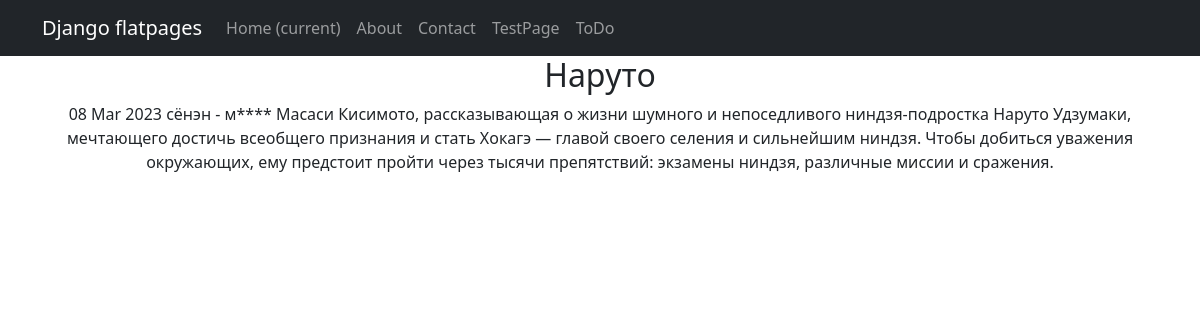
The page /news/2 on the database its author committed.
### news/models.py (models this page shows, shortened)
class Post(models.Model):
    author = models.ForeignKey("Author", on_delete=models.CASCADE)
    NEWS = 'NW'
    ARTICLE = "AR"
    CATEGORY_CHOICES = (
        (NEWS, 'Новость'),
        (ARTICLE, 'Статья')
    )
    category_choice = models.CharField(max_length=2, choices=CATEGORY_CHOICES, default=ARTICLE)
    time_creation = models.DateTimeField(auto_now_add=True)
    post_category = models.ManyToManyField(Category, through="PostCategory")
    title = models.CharField(max_length=64, unique=True)
    text = models.TextField()
    rating_post = models.IntegerField(default=0)

### news/views.py (the view)
# urls.py: path('<int:pk>', PostDetail.as_view())
class PostDetail(DetailView):
    model = Post
    template_name = 'post.html'
    context_object_name = 'post'

### news/templatetags/custom_filters.py (called while the page is built)
@register.filter()
def censor_text(text):
    for word in text.split():
        if word.lower() in CENSOR_WORDS:
            if word.lower() in CENSOR_WORDS:
                text = text.replace(word, f"{word[0]}{'*' * (len(word) -1)}")
    return text

@register.filter()
def censor_title(title):
    for word in title.split():
        if word.lower() in CENSOR_WORDS:
            if word.lower() in CENSOR_WORDS:
                title = title.replace(word, f"{word[0]}{'*' * (len(word) -1)}")
    return title

### templates/post.html (shortened to what this page needs)
{% extends 'flatpages/default.html' %}
{% load custom_filters %}
{% block content %}
    <tr>
        <td><h2>{{ post.title|censor_title}}</h2></td>
    </tr>
    <tr>
        <td>{{ post.time_creation|date:'d M Y'}}</td>
    </tr>
    <tr>
        <td>{{ post.text|censor_text }}</td>
    </tr>
{% endblock content %}

### rows shown on the page
Post: title|censor_title "Наруто", time_creation "08 Mar 2023", text|censor_text "сёнэн - м**** Масаси Кисимото, рассказывающая о жизни шумного и непоседливого ниндзя-подростка Наруто Удзумаки, мечтающего достичь всеобщего признания и стать Хокагэ — главой своего селения и сильнейшим ниндзя. Чтобы добиться уважения окружающих, ему предстоит пройти через тысячи препятствий: экзамены ниндзя, различные миссии и сражения."
